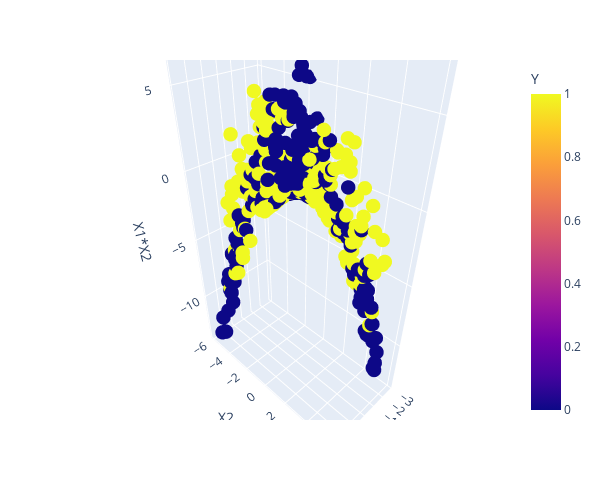

The cell this chart's notebook holds for it:
### Code cell
#### Visualize in 3D
fig = px.scatter_3d(df, x='X1', y='X2', z='X1*X2', color='Y')
fig.update_layout(height=500, width=600)
fig.update_traces(marker=dict(size=5))
fig.show()

### Figure 1 — Plotly figure (JSON) as saved in the notebook; plotly's stock layout.template omitted (floating-point values rounded to 4 significant figures; data arrays with more than 128 entries replaced by an {"elided": "..."} marker saying what was removed)
{"data": [{"hovertemplate": "X1=%{x}<br>X2=%{y}<br>X1*X2=%{z}<br>Y=%{marker.color}<extra></extra>", "legendgroup": "", "marker": {"color": {"elided": "400 int values"}, "coloraxis": "coloraxis", "size": 5, "symbol": "circle"}, "mode": "markers", "name": "", "scene": "scene", "showlegend": false, "type": "scatter3d", "x": {"elided": "400 float values"}, "y": {"elided": "400 float values"}, "z": {"elided": "400 float values"}}], "layout": {"coloraxis": {"colorbar": {"title": {"text": "Y"}}, "colorscale": [[0, "#0d0887"], [0.1111, "#46039f"], [0.2222, "#7201a8"], [0.3333, "#9c179e"], [0.4444, "#bd3786"], [0.5556, "#d8576b"], [0.6667, "#ed7953"], [0.7778, "#fb9f3a"], [0.8889, "#fdca26"], [1, "#f0f921"]]}, "height": 500, "legend": {"tracegroupgap": 0}, "margin": {"t": 60}, "scene": {"domain": {"x": [0, 1], "y": [0, 1]}, "xaxis": {"title": {"text": "X1"}}, "yaxis": {"title": {"text": "X2"}}, "zaxis": {"title": {"text": "X1*X2"}}}, "width": 600}}
